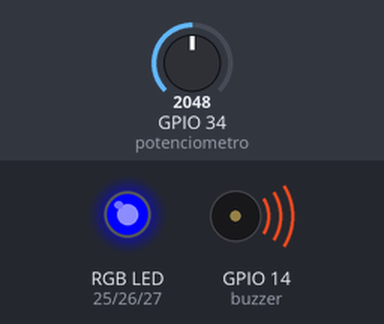
A sketch run on a simulated ESP32. On the bench: an RGB LED mixed from three pins (HIGH = lit), buzzer (waves = sounding, pin HIGH). Inputs (shaded band) come from the test bench; at power-on: GPIO 34 (potenciometro) = 2048. Dim RGB values are drawn brighter than linear.

Above: at 1.2 s.
1.3 s: GPIO 34 (potenciometro) set to 491
At 1.9 s:
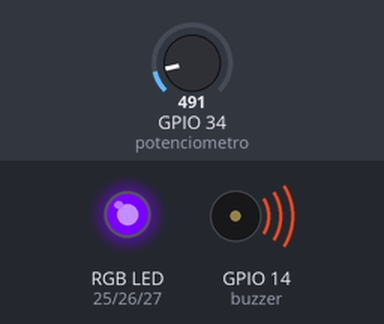
2.8 s: GPIO 34 (potenciometro) set to 421
At 3.1 s:
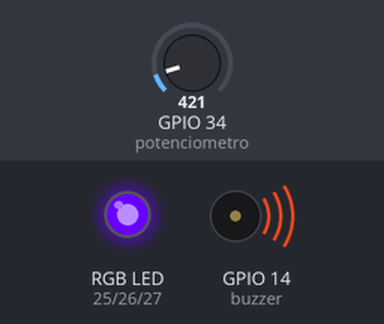
4.3 s: GPIO 34 (potenciometro) set to 405
At 5.4 s:
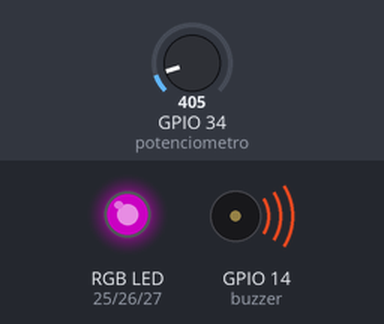
5.8 s: GPIO 34 (potenciometro) set to 160
At 6.5 s:
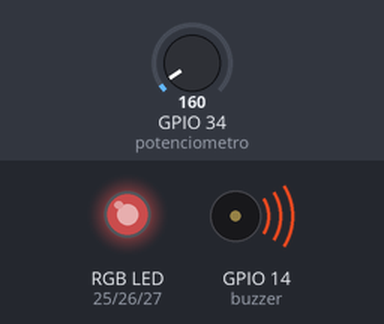
7.3 s: GPIO 34 (potenciometro) set to 0
At 7.7 s:
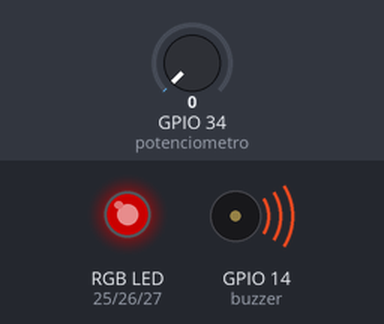
Timing chart, 0 to 9.8 s (numbered marks = the images above; inputs shaded):
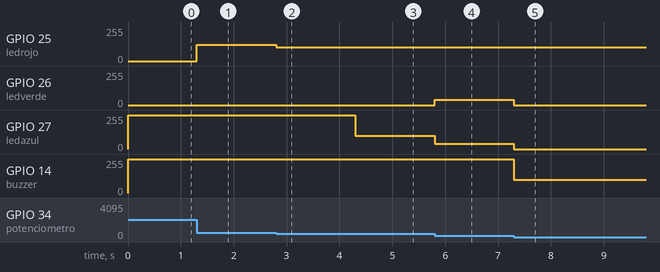

The sketch:

1.ino
```cpp
int buzzer = 14; //buzzer
int potenciometro = 34; //potenciometro
int ledverde=26;
int ledrojo=25;
int ledazul=27;
float valor; //
int Fmin= 100; // frecuencias a las que quieres osile el sonido
int Fmax = 5000;

void setup() {
  pinMode(ledverde, OUTPUT);//delcaracion de led verde como salida
  pinMode(ledrojo, OUTPUT);//declaracion de led rojo como salida
  pinMode(ledazul, OUTPUT);//delcaracion de led azul como salida
pinMode(buzzer, OUTPUT); // declaracion de la variable como salida
pinMode(potenciometro, INPUT); // declaracion de la variable como entrada
}

void loop() {
valor = analogRead(potenciometro);
float brillo=map(valor,0,1023,0,255);//mapeamos el valor entre 0 y 255 de nuestro led
float frecuencia = map(valor, 0, 1023, Fmin, Fmax);//reducimos los valores del potenciometro
analogWrite(buzzer,frecuencia);
 if (brillo<100){analogWrite(ledverde,brillo);}
 if (brillo>100 && brillo<200){analogWrite(ledrojo,brillo);}
else {analogWrite(ledazul,brillo);}

//delay(500);

}
```

Measured:
- the behaviour switches between 406 and 405 on GPIO 34 (potenciometro) (found by bisection; images 2 and 3)
- after the input at 1.3 s, GPIO 25 (ledrojo): 0/255 → 122/255 at once
- after the input at 2.8 s, GPIO 25 (ledrojo): 122/255 → 104/255 at once
- after the input at 4.3 s, GPIO 27 (ledazul): 255/255 → 100/255 at once
- after the input at 5.8 s, GPIO 26 (ledverde): 0/255 → 39/255 at once; GPIO 27 (ledazul): 100/255 → 39/255 at once
- after the input at 7.3 s, GPIO 26 (ledverde), GPIO 27 (ledazul): 39/255 → 0/255 at once; GPIO 14 (buzzer): 255/255 → 100/255 at once
